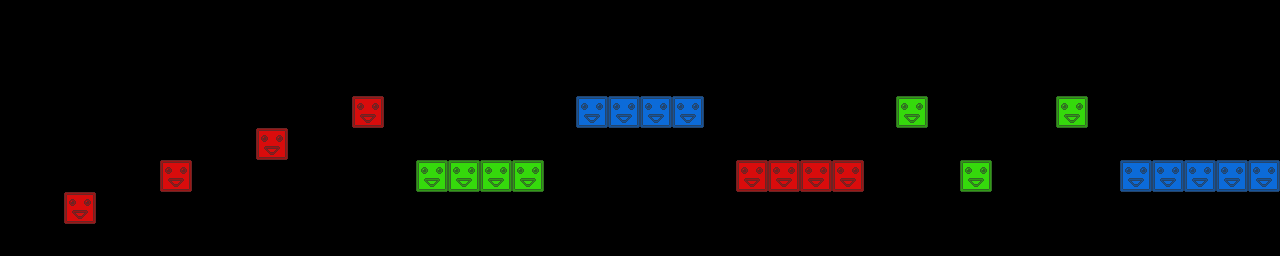

Below is a game level as drawn by its tile map, then a one-line description and the .tmx that defines it (tile-layer data replaced by summaries):
An orthogonal 40x8 tile map with 32x32 px tiles, 3 tile layers (red, green, blue) and 11 objects.

<map version="1.0" orientation="orthogonal" renderorder="right-down" width="40" height="8" tilewidth="32" tileheight="32">
 <tileset firstgid="1" name="blocks" tilewidth="32" tileheight="32">
  <image source="blocks.png" width="96" height="32" />
 </tileset>
 <layer name="red" width="40" height="8">
  <data>[320 cells, 8 non-empty, 1 distinct tile ids]</data>
 </layer>
 <layer name="green" width="40" height="8">
  <data>[320 cells, 7 non-empty, 1 distinct tile ids]</data>
 </layer>
 <layer name="blue" width="40" height="8">
  <data>[320 cells, 9 non-empty, 1 distinct tile ids]</data>
 </layer>
 <objectgroup name="crystals">
  <object x="486" y="110">
   <ellipse />
  </object>
  <object x="658" y="65">
   <ellipse />
  </object>
  <object x="786" y="120">
   <ellipse />
  </object>
  <object x="225" y="129">
   <ellipse />
  </object>
  <object x="322" y="89">
   <ellipse />
  </object>
  <object x="976" y="128">
   <ellipse />
  </object>
  <object x="1217" y="97">
   <ellipse />
  </object>
 </objectgroup>
 <objectgroup name="spikes">
  <object x="437" y="130">
   <ellipse />
  </object>
  <object x="624" y="78">
   <ellipse />
  </object>
  <object x="1171" y="135">
   <ellipse />
  </object>
  <object x="813" y="144">
   <ellipse />
  </object>
 </objectgroup>
</map>
